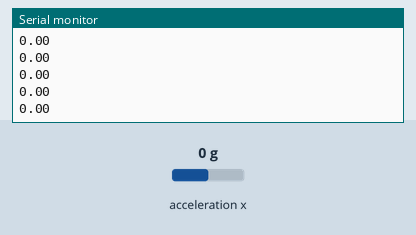
A sketch run on a simulated Arduino Nano 33 IoT. On the bench: the last lines printed to the serial monitor. The inputs (shaded band) are chosen by the test bench; at power-on: acceleration x 0 g. Nothing arrives over Bluetooth unless stated; a phone connects over Bluetooth LE 3 s after start.

Above: at 3.9 s.
4.0 s: acceleration x set to -1.4 g
At 4.12 s:
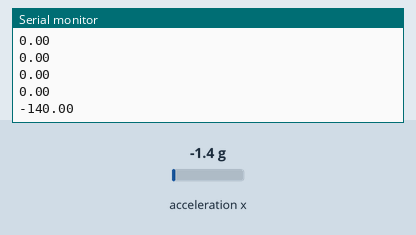
5.5 s: acceleration x set to -0.8 g
At 5.5 s:
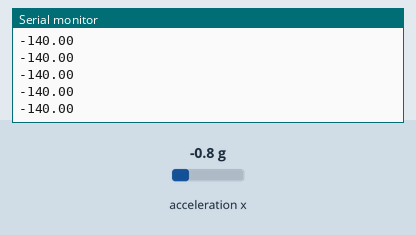
Timing chart, 0 to 8.5 s (numbered marks = the images above; inputs shaded):
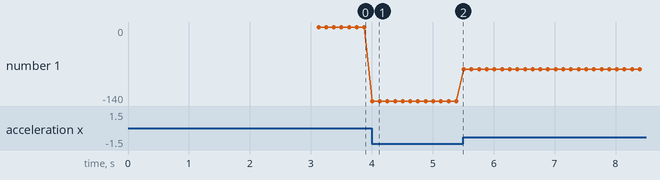

Measured:
- after the input at 4.0 s, the serial monitor: prints a new line at once (image 1)
- plotted number 1: 0 → -140 after the input at 4.0 s, -140 → -80 after the input at 5.5 s

The sketch:

Accelerometer.ino
```cpp
#include "Wire.h"
#include "LSM6DS3.h"
#include <ArduinoBLE.h>

BLEService service("e7ba2b08-cd66-4c00-8dff-97b1046afb7c");
BLEStringCharacteristic characteristic("c9359722-ccb2-4170-a5ee-dc64e96fd823", BLERead | BLENotify, 100);

//Create a instance of class LSM6DS3
LSM6DS3 myIMU(I2C_MODE, 0x6A);    //I2C device address 0x6A

float accX;

void setup() {
    // put your setup code here, to run once:
    Serial.begin(9600);

    setupBLE();
    while (!Serial);
    //Call .begin() to configure the IMUs
    myIMU.begin();
}

void loop() {

  BLEDevice central = BLE.central();

  if(central){
    Serial.print("Connected to central: ");
    Serial.print(central.address());

    while(central.connected()){

      //Accelerometer

      String accelerometerStr = "";
      accelerometerStr.concat(myIMU.readFloatAccelX() * 100);

      Serial.println(accelerometerStr);
      characteristic.writeValue(accelerometerStr);

      delay(125);
    }

    Serial.print("Disonnected from central: ");
    Serial.print(central.address());
  }

}

void setupBLE(){
  if(!BLE.begin()){
      Serial.println("starting BLE failed");
      while(1);
  }

  BLE.setLocalName("Accelerometer");
  BLE.setAdvertisedService(service);
  service.addCharacteristic(characteristic);
  BLE.addService(service);
  BLE.advertise();
  Serial.println("Bluetooth is active waiting for connection...");
}


  
```
